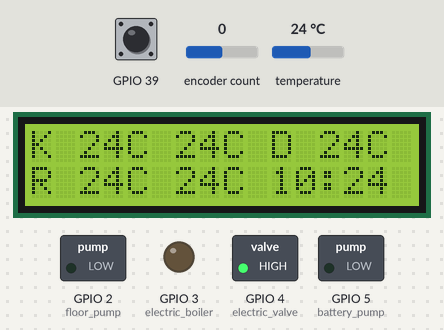
The sketch below on a simulated ESP32. Shown: 16×2 character LCD, switched loads named in the sketch (green lamp = pin HIGH), output pins drawn as LEDs (lit = HIGH). The test bench sets the inputs (shaded band); at power-on: GPIO 39 HIGH, encoder count 0, temperature 24 °C. The local clock reads 2024-03-15 10:24:30 at power-on unless the sketch sets it; EEPROM starts erased.

Above: at 1.3 s.
1.4 s: GPIO 39 pulled LOW for 0.15 s
At 2.7 s:
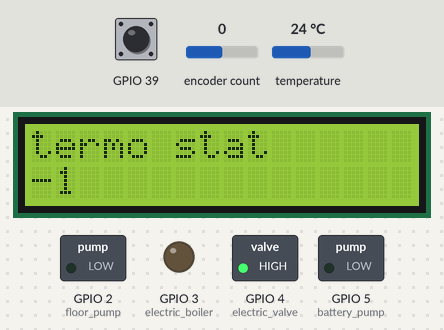
3.0 s: GPIO 39 pulled LOW for 0.15 s
At 4.0 s:
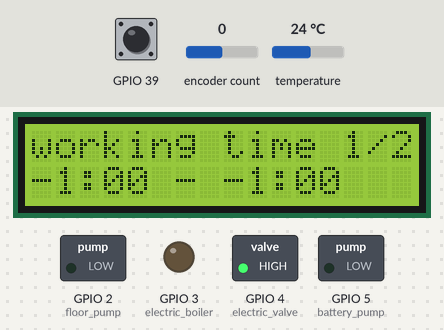
4.7 s: encoder count set to 1
At 5.9 s:
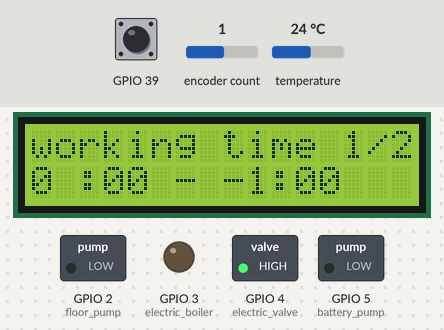
6.2 s: encoder count set to 2
At 7.3 s:
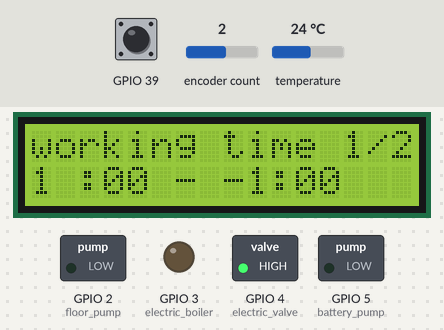
7.7 s: encoder count set to 3
At 8.8 s:
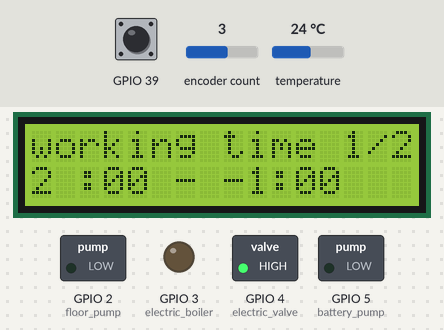
9.2 s: GPIO 39 pulsed LOW 2 times (0.12 s each, 0.3 s apart)
At 11.7 s:
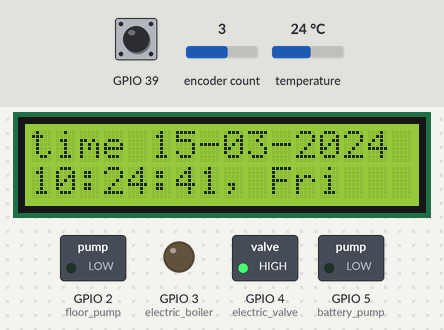
Timing chart, 0 to 13.2 s (numbered marks = the images above; inputs shaded):
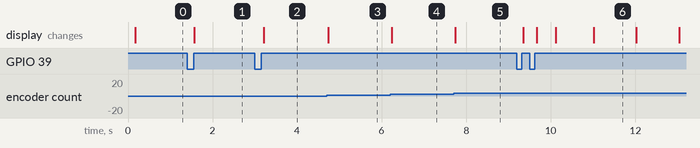

The sketch:

smart_home.ino
```cpp
#include <string.h>

#include <avr/eeprom.h>

#include <DS_raw.h>
#include <microDS18B20.h>
#include <microOneWire.h>

#include <Wire.h>
#include <LiquidCrystal_I2C.h>

#include <GyverEncoder.h>
#define CLK A1
#define DT A2
#define SW A3

#include  <iarduino_RTC.h>

#define floor_pump 2
#define electric_boiler 3
#define electric_valve 4
#define battery_pump 5

uint8_t addr1[] ={0x28, 0xFF, 0x64, 0xE, 0x75, 0xF,  0x64, 0x95};
uint8_t addr2[] ={0x28, 0xFF, 0x64, 0xE, 0x69, 0xDB, 0x32, 0x1 };
uint8_t addr3[] ={0x28, 0xFF, 0x64, 0xE, 0x6F, 0x6B, 0xAE, 0x60}; // 0 0 0
uint8_t addr4[] ={0x28, 0xFF, 0x64, 0xE, 0x75, 0x33, 0x72, 0xB5}; // 1 0 0
uint8_t addr5[] ={0x28, 0xFF, 0x64, 0xE, 0x6F, 0x66, 0xA1, 0xA8}; // 0 1 0
uint8_t addr6[] ={0x28, 0xFF, 0x64, 0xE, 0x6B, 0x94, 0x9A, 0xA0}; // 0 0 1

MicroDS18B20 <A0, addr1> D1;
MicroDS18B20 <A0, addr2> D2;
MicroDS18B20 <A0, addr3> D3;
MicroDS18B20 <A0, addr4> D4;
MicroDS18B20 <A0, addr5> D5;
MicroDS18B20 <A0, addr6> D6;

struct DATA
{
  int user_temp = 10;
  int minHour = 0;
  int maxHour = 24;
};

LiquidCrystal_I2C lcd(0x27,16,2);  // Устанавливаем дисплей   A4 - SDA : A5 - SCL

Encoder enc(CLK, DT, SW);

iarduino_RTC clock(RTC_DS1307);

short int temp1 = -1,temp2 = -1, temp3 = -1, temp4 = -1, temp5 = -1, temp6 = -1;
short int select_menu = 1;

DATA data;

void showUserTime(){
  lcd.setCursor(0, 1);
  lcd.print(data.minHour);
  lcd.setCursor(2, 1);
  lcd.print(":");
  lcd.print("00");
  lcd.setCursor(5, 1);
  lcd.print(" - ");
  lcd.print(data.maxHour);
  lcd.setCursor(10, 1);
  lcd.print(":");
  lcd.print("00");
}

void allRequestTemp(){
  D1.requestTemp();
  D2.requestTemp();
  D3.requestTemp();
  D4.requestTemp();
  D5.requestTemp();
  D6.requestTemp();
}

void allGetTemp(){
  if(D1.readTemp())temp1 = D1.getTemp();
  if(D2.readTemp())temp2 = D2.getTemp();
  if(D3.readTemp())temp3 = D3.getTemp();
  if(D4.readTemp())temp4 = D4.getTemp();
  if(D5.readTemp())temp5 = D5.getTemp();
  if(D6.readTemp())temp6 = D6.getTemp();
}
//D1 - датчик темп в кухне
//D2 - датчик темп в спальне
//D3 - датчик темп пола в кухне
//D4 - датчик темп пола в спальне
//D5 - датчик темп дров котла
//D6 - датчик темп эл котла
//если на D3 & D4 температура больше 27, остановить насос при любых обстоятельствах
//нагрев и работа насоса пока не будет температуры соотвествии с установленой на D1 //& D2
//если на D5 болше 35 и D6 больше 35 отключить нагрев эл котла, работает только насос
//если на датчике 6 больше 55 включить насос на батареи
void mainLogic(){
  if(millis() % 900000){
    lcd.noDisplay();
    lcd.display();
  }
  allRequestTemp();
  allGetTemp();
  String H = clock.gettime("H"), i = clock.gettime("i");
  short int timeH = H.toInt(), timeM = i.toInt();
  //работа эл котла по времени
  if((data.minHour <= timeH) && (data.maxHour >= timeH) && (temp6  < 50))
  {
    //нагрев и работа насоса пока не будет температуры соотвествии с установленой на D1 //& D2
    if((temp1 < data.user_temp))//включить насос и эл котел
    {
      digitalWrite(electric_boiler, HIGH);
      digitalWrite(electric_valve, LOW);
    }
    else
    {
      digitalWrite(electric_boiler, LOW);
      digitalWrite(electric_valve, HIGH);
    }

    //если на D5 болше 35 и D6 больше 35 отключить нагрев эл котла, работает только насос
    if(temp5 > 35)
    {
      digitalWrite(electric_boiler, LOW);
      digitalWrite(electric_valve, HIGH);
    }
    else
    {
      digitalWrite(electric_boiler, HIGH);
      digitalWrite(electric_valve, LOW);
    }

  }
  else
  {
    digitalWrite(electric_boiler, LOW);
    digitalWrite(electric_valve, HIGH);
  }

  if(temp1 < data.user_temp)
  {
    digitalWrite(floor_pump, HIGH);
  }
  else
  {
    digitalWrite(floor_pump, LOW);
  }

  //если на D3 & D4 температура больше 27, остановить насос при любых обстоятельствах
  if((temp3 >= 27) || (temp4 >= 27) || (temp6 >= 45))//выключить насос
  {
    digitalWrite(floor_pump, LOW);
  }

  //если на датчике 5 больше 55 включить насос на батареи
  digitalWrite(battery_pump, LOW);
  if(temp5 > 55)
  {
    digitalWrite(battery_pump, HIGH);
  }
  else
  {
    digitalWrite(battery_pump, LOW);
  }

}

void drawMenu(){
  if(select_menu == 1) // основное меню
  {
    if((millis() % 5000) < 100)lcd.clear();
    lcd.setCursor(0, 0);
    lcd.print("K ");
    lcd.print(temp1);
    lcd.print("C ");
    lcd.setCursor(6, 0);
    lcd.print(temp3);
    lcd.print("C ");
    lcd.setCursor(10, 0);
    lcd.print("D ");
    lcd.print(temp5);
    lcd.print("C ");

    lcd.setCursor(0, 1);
    lcd.print("R ");
    lcd.print(temp2);
    lcd.print("C ");
    lcd.setCursor(6, 1);
    lcd.print(temp4);
    lcd.print("C ");

    lcd.setCursor(10, 1);
    lcd.print(clock.gettime("H:i"));
  }
  else if(select_menu == 2) //термостат
  {
    lcd.clear();
    do{
      enc.tick();
      if((millis() % 5000) < 100)mainLogic();
      lcd.setCursor(0, 0);
      lcd.print("termo stat ");
      lcd.setCursor(0, 1);
      lcd.print(data.user_temp);
      if(enc.isRight())
      {
        data.user_temp++;
        if(data.user_temp > 25)data.user_temp = 25;
        eeprom_update_block((void*)&data,0,sizeof(data));
        lcd.clear();
      }
      if(enc.isLeft())
      {
        data.user_temp--;
        if(data.user_temp < 10)data.user_temp = 10;
        eeprom_update_block((void*)&data,0,sizeof(data));
        lcd.clear();
      }
    }while(!(enc.isClick()));
    select_menu++;
  }
  else if(select_menu == 3) //
  {
    lcd.clear();
    showUserTime();
    do{
      if((millis() % 5000) < 100)mainLogic();
      lcd.setCursor(0, 0);
      lcd.print("working time 1/2");
      lcd.setCursor(0, 1);
      enc.tick();
      if(enc.isTurn())
      {
        if(enc.isRight() || enc.isRightH() || enc.isFastR()){
          data.minHour++;
          if(data.minHour > 24)data.minHour = 0;
          eeprom_update_block((void*)&data,0,sizeof(data));
          lcd.clear();
          showUserTime();
        }
        else if(enc.isLeft() || enc.isLeftH() || enc.isFastL() ){
          data.minHour--;
          if(data.minHour < 0)data.minHour = 24;
          eeprom_update_block((void*)&data,0,sizeof(data));
          lcd.clear();
          showUserTime();
        }
      }
    }while(!(enc.isClick()));
    select_menu++;
  }
  else if(select_menu == 4) //
  {
    lcd.clear();
    showUserTime();
    do{
      if((millis() % 5000) < 100)mainLogic();
      lcd.setCursor(0, 0);
      lcd.print("working time 2/2");
      lcd.setCursor(0, 1);
      enc.tick();
      if(enc.isTurn())
      {
        if(enc.isRight() || enc.isRightH() || enc.isFastR()){
          data.maxHour++;
          if(data.maxHour > 24)data.maxHour = 0;
          eeprom_update_block((void*)&data,0,sizeof(data));
          lcd.clear();
          showUserTime();
        }
        else if(enc.isLeft() || enc.isLeftH() || enc.isFastL() ){
          data.maxHour--;
          if(data.maxHour < 0)data.maxHour = 24;
          eeprom_update_block((void*)&data,0,sizeof(data));
          lcd.clear();
          showUserTime();
        }
      }
    }while(!(enc.isClick()));
    select_menu++;
  }
  else if(select_menu == 5) //
  {
    if((millis() % 5000) < 100)lcd.clear();
    lcd.setCursor(0, 0);
    lcd.print("time ");
    lcd.print(clock.gettime("d-m-Y"));
    lcd.setCursor(15, 0);
    lcd.print("  ");
    lcd.setCursor(0, 1);
    lcd.print(clock.gettime("H:i:s, D"));
  }
  else{
    select_menu = 1;
  }
}

void setup()
{
  lcd.init();
  lcd.backlight();
  enc.setType(TYPE1);
  clock.begin();
  pinMode(floor_pump, OUTPUT);
  pinMode(battery_pump, OUTPUT);
  pinMode(electric_boiler, OUTPUT);
  pinMode(electric_valve, OUTPUT);
  eeprom_read_block((void*)&data,0,sizeof(data));
  mainLogic();
}

void loop()
{
  if((millis() % 5000) < 100)mainLogic();
  enc.tick();
  if(enc.isClick())select_menu++;
  drawMenu();
}
```

Measured:
- after the input at 1.4 s, the display: changes after 0.17 s (image 1)
- after the input at 3.0 s, the display: changes after 0.21 s (image 2)
- after the input at 4.7 s, the display: changes at once (image 3)
- after the input at 6.2 s, the display: changes at once (image 4)
- after the input at 7.7 s, the display: changes after 0.05 s (image 5)
- after the input at 9.2 s, the display: first changes after 0.15 s (image 6 shows a later state)
